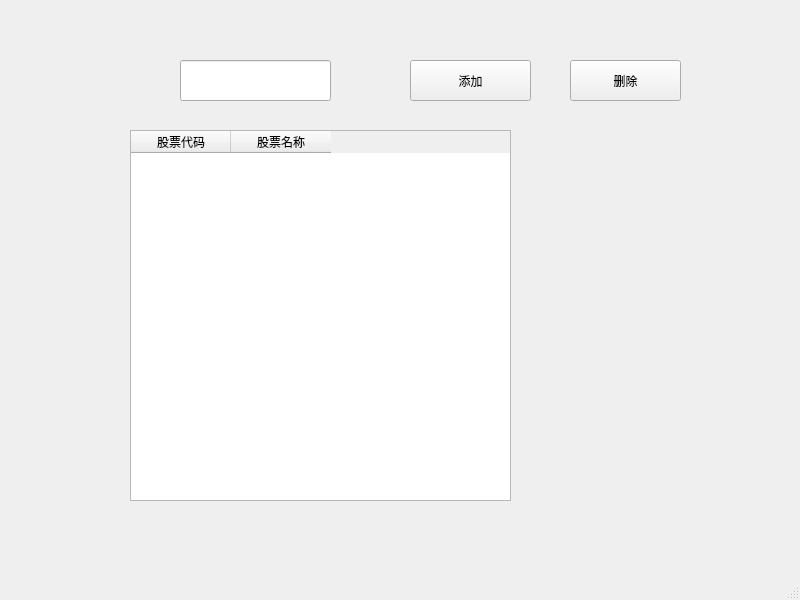
<?xml version="1.0" encoding="UTF-8"?>
<ui version="4.0">
 <class>MainWindow</class>
 <widget class="QMainWindow" name="MainWindow">
  <property name="geometry">
   <rect>
    <x>0</x>
    <y>0</y>
    <width>800</width>
    <height>600</height>
   </rect>
  </property>
  <property name="windowTitle">
   <string>MainWindow</string>
  </property>
  <widget class="QWidget" name="centralwidget">
   <widget class="QLineEdit" name="lineEdit">
    <property name="geometry">
     <rect>
      <x>180</x>
      <y>60</y>
      <width>151</width>
      <height>41</height>
     </rect>
    </property>
   </widget>
   <widget class="QPushButton" name="pushButton">
    <property name="geometry">
     <rect>
      <x>410</x>
      <y>60</y>
      <width>121</width>
      <height>41</height>
     </rect>
    </property>
    <property name="text">
     <string>添加</string>
    </property>
   </widget>
   <widget class="QTableWidget" name="tableWidget">
    <property name="geometry">
     <rect>
      <x>130</x>
      <y>130</y>
      <width>381</width>
      <height>371</height>
     </rect>
    </property>
    <property name="editTriggers">
     <set>QAbstractItemView::NoEditTriggers</set>
    </property>
    <property name="selectionBehavior">
     <enum>QAbstractItemView::SelectRows</enum>
    </property>
    <column>
     <property name="text">
      <string>股票代码</string>
     </property>
    </column>
    <column>
     <property name="text">
      <string>股票名称</string>
     </property>
    </column>
   </widget>
   <widget class="QPushButton" name="pushButton_2">
    <property name="geometry">
     <rect>
      <x>570</x>
      <y>60</y>
      <width>111</width>
      <height>41</height>
     </rect>
    </property>
    <property name="text">
     <string>删除</string>
    </property>
   </widget>
  </widget>
  <widget class="QMenuBar" name="menubar">
   <property name="geometry">
    <rect>
     <x>0</x>
     <y>0</y>
     <width>800</width>
     <height>26</height>
    </rect>
   </property>
  </widget>
  <widget class="QStatusBar" name="statusbar"/>
 </widget>
 <resources/>
 <connections/>
</ui>
